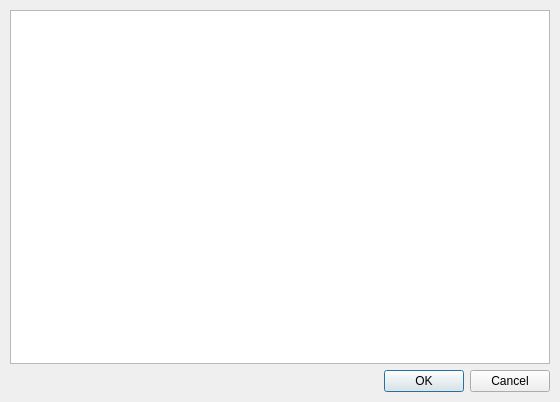
<?xml version="1.0" encoding="UTF-8"?>
<ui version="4.0">
 <class>MultiSelectionDialog</class>
 <widget class="QWidget" name="MultiSelectionDialog">
  <property name="modal" stdset="0">
   <bool>false</bool>
  </property>
  <property name="windowModality">
   <enum>Qt::NonModal</enum>
  </property>
  <property name="geometry">
   <rect>
    <x>0</x>
    <y>0</y>
    <width>560</width>
    <height>402</height>
   </rect>
  </property>
  <property name="maximumSize">
   <size>
    <width>560</width>
    <height>402</height>
   </size>
  </property>
  <property name="windowTitle">
   <string/>
  </property>
  <layout class="QVBoxLayout" name="verticalLayout" stretch="0,0,0">
   <property name="spacing">
    <number>0</number>
   </property>
   <property name="sizeConstraint">
    <enum>QLayout::SetMinimumSize</enum>
   </property>
   <property name="margin">
    <number>10</number>
   </property>
   <item>
    <widget class="QTableWidget" name="twDepPackages">
     <property name="minimumSize">
      <size>
       <width>470</width>
       <height>0</height>
      </size>
     </property>
     <property name="editTriggers">
      <set>QAbstractItemView::NoEditTriggers</set>
     </property>
     <property name="tabKeyNavigation">
      <bool>true</bool>
     </property>
     <property name="showDropIndicator" stdset="0">
      <bool>true</bool>
     </property>
     <property name="dragDropOverwriteMode">
      <bool>true</bool>
     </property>
     <property name="alternatingRowColors">
      <bool>true</bool>
     </property>
     <property name="selectionMode">
      <enum>QAbstractItemView::NoSelection</enum>
     </property>
     <property name="selectionBehavior">
      <enum>QAbstractItemView::SelectRows</enum>
     </property>
     <property name="showGrid">
      <bool>false</bool>
     </property>
     <attribute name="horizontalHeaderVisible">
      <bool>true</bool>
     </attribute>
     <attribute name="horizontalHeaderCascadingSectionResizes">
      <bool>false</bool>
     </attribute>
     <attribute name="horizontalHeaderHighlightSections">
      <bool>true</bool>
     </attribute>
     <attribute name="verticalHeaderVisible">
      <bool>false</bool>
     </attribute>
     <attribute name="verticalHeaderCascadingSectionResizes">
      <bool>false</bool>
     </attribute>
     <attribute name="verticalHeaderHighlightSections">
      <bool>true</bool>
     </attribute>
    </widget>
   </item>
   <item>
    <spacer name="verticalSpacer">
     <property name="orientation">
      <enum>Qt::Vertical</enum>
     </property>
     <property name="sizeType">
      <enum>QSizePolicy::Fixed</enum>
     </property>
     <property name="sizeHint" stdset="0">
      <size>
       <width>20</width>
       <height>6</height>
      </size>
     </property>
    </spacer>
   </item>
   <item>
    <widget class="QDialogButtonBox" name="buttonBox">
     <property name="orientation">
      <enum>Qt::Horizontal</enum>
     </property>
     <property name="standardButtons">
      <set>QDialogButtonBox::Cancel|QDialogButtonBox::Ok</set>
     </property>
    </widget>
   </item>
  </layout>
 </widget>
 <resources/>
 <connections>
  <connection>
   <sender>buttonBox</sender>
   <signal>accepted()</signal>
   <receiver>MultiSelectionDialog</receiver>
   <slot>accept()</slot>
   <hints>
    <hint type="sourcelabel">
     <x>248</x>
     <y>254</y>
    </hint>
    <hint type="destinationlabel">
     <x>157</x>
     <y>274</y>
    </hint>
   </hints>
  </connection>
  <connection>
   <sender>buttonBox</sender>
   <signal>rejected()</signal>
   <receiver>MultiSelectionDialog</receiver>
   <slot>reject()</slot>
   <hints>
    <hint type="sourcelabel">
     <x>316</x>
     <y>260</y>
    </hint>
    <hint type="destinationlabel">
     <x>286</x>
     <y>274</y>
    </hint>
   </hints>
  </connection>
 </connections>
</ui>
